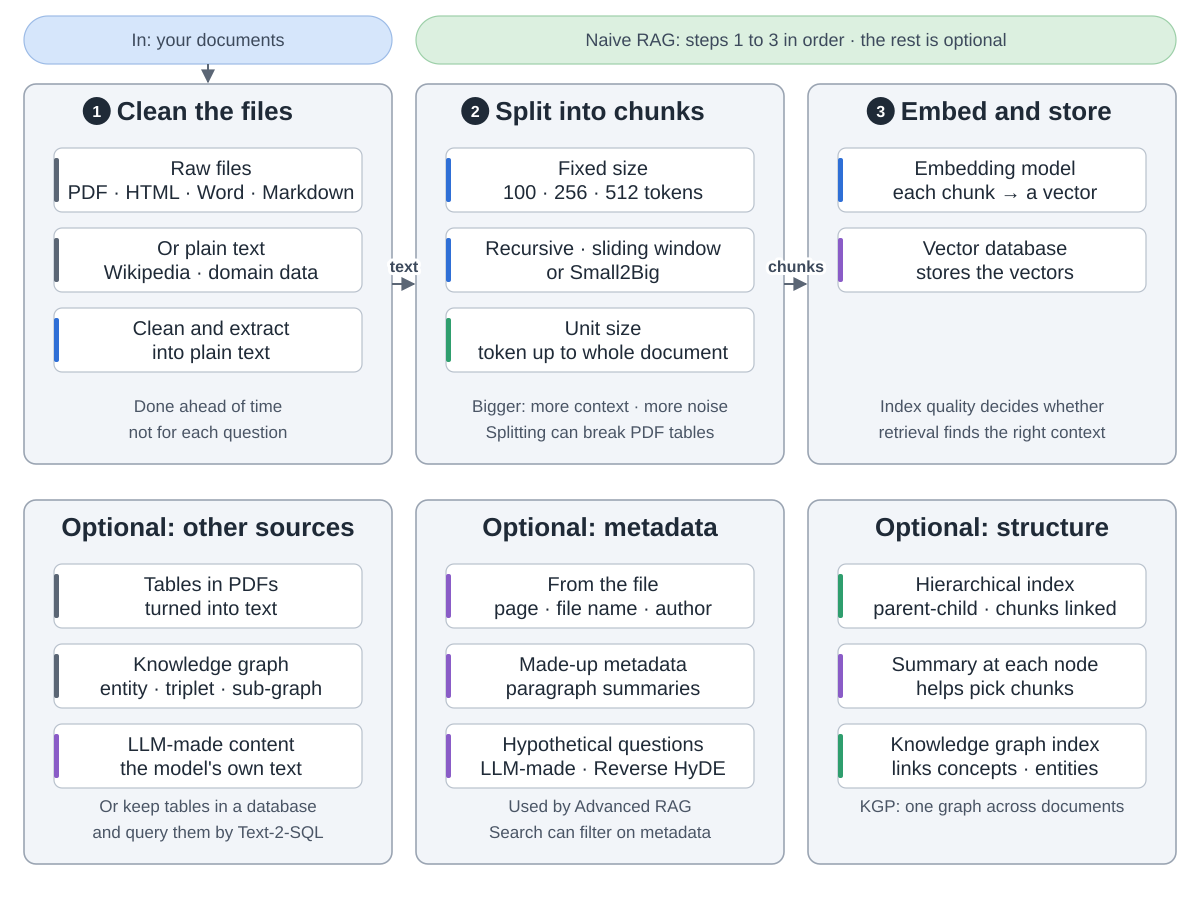

Source code (Python):
"""Building the index: the required Naive RAG chain on top, the optional extras below.
Top row, steps in order: 1 clean the files, 2 split into chunks, 3 embed and store (Naive RAG indexing).
Bottom row, a catalogue with no order and no arrows: other sources, metadata, structure, each optional.
Drawn from Gao et al., "Retrieval-Augmented Generation for Large Language Models: A Survey",
arXiv:2312.10997v5 (Section II.A Naive RAG, Indexing; II.B Advanced RAG; Section III.A Retrieval Source;
Section III.B Indexing Optimization).
Run: python3 index.py"""
import sys
from pathlib import Path

sys.path.insert(0, str(Path(__file__).resolve().parents[2] / "tools"))
from archdiagram import Diagram, C3, CW3, T1, H1, T2, H2  # noqa: E402

d = Diagram("Building the index",
            "Naive RAG builds the index in three steps, in order. The rest is optional. "
            "1 Clean the files: raw files such as PDF, HTML, Word and Markdown, or text such as Wikipedia "
            "dumps and medical or legal data, cleaned into plain text. "
            "2 Split into chunks: most often a fixed number of tokens, for example 100, 256 or 512; or "
            "recursive splits and a sliding window; or Small2Big, which searches on a sentence and hands "
            "the LLM the sentences before and after it. The unit can be anything from a token, phrase, "
            "sentence or proposition up to a chunk or a whole document. Bigger units hold more context but "
            "more noise; smaller ones mean more retrieval work and may lose the meaning. Splitting a PDF can "
            "break its tables. "
            "3 Embed and store: an embedding model turns each chunk into a vector, and a vector database "
            "stores it. How well the index is built decides whether retrieval finds the right context. "
            "Optional, other sources: tables in PDFs can be turned into text, or "
            "kept in a database and queried with Text-2-SQL when a question comes in; knowledge graphs, "
            "searched by entity, triplet or sub-graph, which are checked and more precise but take work to "
            "build and maintain; and content the LLM writes itself. "
            "Optional, add metadata, which Advanced RAG uses: page number, file name, author, category and "
            "timestamp from the file, which the search can filter on; plus made-up metadata, such as "
            "paragraph summaries and hypothetical questions an LLM writes that the text can answer, known "
            "as Reverse HyDE. "
            "Optional, add structure: a hierarchical index, with files in parent-child order, chunks linked "
            "to them and a summary at each node to help pick chunks; or a knowledge graph index that links "
            "concepts and entities, which KGP builds across many documents.")

x1, x2, x3 = C3
W3 = CW3 - 60

d.pill(x1, 16, CW3, 48, "In: your documents")
d.arrow(f"M{x1 + CW3 / 2} 64V{T1 - 2}")
d.pill(x2, 16, x3 + CW3 - x2, 48, "Naive RAG: steps 1 to 3 in order · the rest is optional", "front")

d.group(x1, T1, CW3, H1, "Clean the files", 1)
d.column(x1, T1, [("Raw files|PDF · HTML · Word · Markdown", "data"),
                  ("Or plain text|Wikipedia · domain data", "data"),
                  ("Clean and extract|into plain text", "coding")], w=W3)
d.notes(x1, T1, H1, "Done ahead of time", "not for each question", w=CW3)

d.group(x2, T1, CW3, H1, "Split into chunks", 2)
d.column(x2, T1, [("Fixed size|100 · 256 · 512 tokens", "coding"),
                  ("Recursive · sliding window|or Small2Big", "coding"),
                  ("Unit size|token up to whole document", "plan")], w=W3)
d.notes(x2, T1, H1, "Bigger: more context · more noise", "Splitting can break PDF tables", w=CW3)

d.group(x3, T1, CW3, H1, "Embed and store", 3)
d.column(x3, T1, [("Embedding model|each chunk → a vector", "coding"),
                  ("Vector database|stores the vectors", "write")], w=W3)
d.notes(x3, T1, H1, "Index quality decides whether", "retrieval finds the right context", w=CW3)

ya = T1 + 200
d.arrow(f"M{x1 + CW3} {ya}H{x2 - 2}", label="text", at=((x1 + CW3 + x2) / 2, ya - 12))
d.arrow(f"M{x2 + CW3} {ya}H{x3 - 2}", label="chunks", at=((x2 + CW3 + x3) / 2, ya - 12))

d.group(x1, T2, CW3, H2, "Optional: other sources")
d.column(x1, T2, [("Tables in PDFs|turned into text", "data"),
                  ("Knowledge graph|entity · triplet · sub-graph", "data"),
                  ("LLM-made content|the model's own text", "write")], w=W3)
d.notes(x1, T2, H2, "Or keep tables in a database", "and query them by Text-2-SQL", w=CW3)

d.group(x2, T2, CW3, H2, "Optional: metadata")
d.column(x2, T2, [("From the file|page · file name · author", "write"),
                  ("Made-up metadata|paragraph summaries", "write"),
                  ("Hypothetical questions|LLM-made · Reverse HyDE", "write")], w=W3)
d.notes(x2, T2, H2, "Used by Advanced RAG", "Search can filter on metadata", w=CW3)

d.group(x3, T2, CW3, H2, "Optional: structure")
d.column(x3, T2, [("Hierarchical index|parent-child · chunks linked", "plan"),
                  ("Summary at each node|helps pick chunks", "write"),
                  ("Knowledge graph index|links concepts · entities", "plan")], w=W3)
d.notes(x3, T2, H2, "KGP: one graph across documents", w=CW3)

d.save(Path(__file__).with_name("index.svg"))
